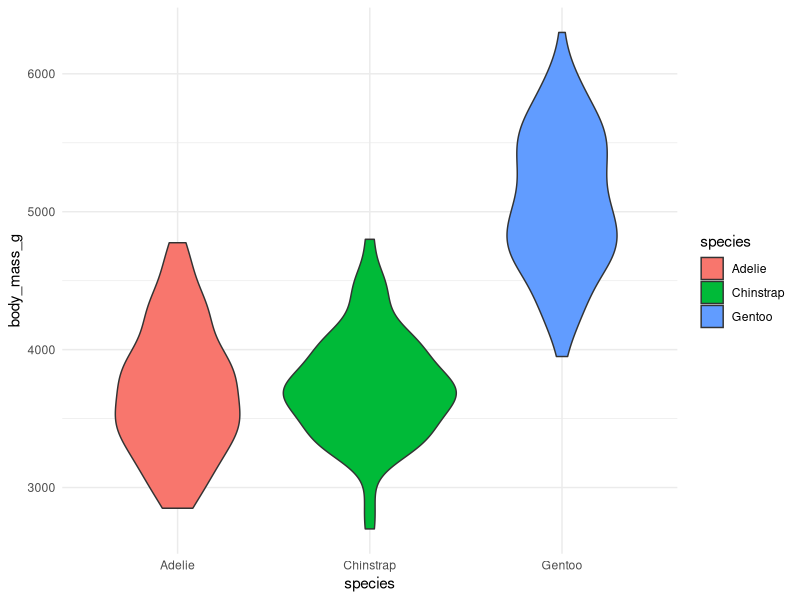

Write the R code that produced this figure.
## ---- chunk 1
knitr::opts_chunk$set(echo = TRUE)
library(tidyverse)
library(palmerpenguins)
## ---- chunk 2
ggplot(data = penguins, aes(x = species, y = body_mass_g)) +
  geom_violin(aes(fill = species)) +
  theme_minimal()
